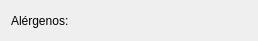
      <widget class="QWidget" name="horizontalLayoutWidget_3">
       <property name="geometry">
        <rect>
         <x>290</x>
         <y>150</y>
         <width>232</width>
         <height>31</height>
        </rect>
       </property>
       <layout class="QHBoxLayout" name="horizontalLayout_3">
        <item>
         <widget class="QLabel" name="label_110">
          <property name="text">
           <string>Alérgenos: </string>
          </property>
         </widget>
        </item>
        <item>
         <widget class="QLabel" name="label_Aler_cereales">
          <property name="minimumSize">
           <size>
            <width>19</width>
            <height>19</height>
           </size>
          </property>
          <property name="maximumSize">
           <size>
            <width>19</width>
            <height>19</height>
           </size>
          </property>
          <property name="text">
           <string/>
          </property>
         </widget>
        </item>
        <item>
         <widget class="QLabel" name="label_Aler_frutos_secos">
          <property name="minimumSize">
           <size>
            <width>19</width>
            <height>19</height>
           </size>
          </property>
          <property name="maximumSize">
           <size>
            <width>19</width>
            <height>19</height>
           </size>
          </property>
          <property name="text">
           <string/>
          </property>
         </widget>
        </item>
        <item>
         <widget class="QLabel" name="label_Aler_legumbres">
          <property name="minimumSize">
           <size>
            <width>19</width>
            <height>19</height>
           </size>
          </property>
          <property name="maximumSize">
           <size>
            <width>19</width>
            <height>19</height>
           </size>
          </property>
          <property name="text">
           <string/>
          </property>
         </widget>
        </item>
        <item>
         <widget class="QLabel" name="label_Aler_marisco">
          <property name="minimumSize">
           <size>
            <width>19</width>
            <height>19</height>
           </size>
          </property>
          <property name="maximumSize">
           <size>
            <width>19</width>
            <height>19</height>
           </size>
          </property>
          <property name="text">
           <string/>
          </property>
         </widget>
        </item>
        <item>
         <widget class="QLabel" name="label_Aler_pescado">
          <property name="minimumSize">
           <size>
            <width>19</width>
            <height>19</height>
           </size>
          </property>
          <property name="maximumSize">
           <size>
            <width>19</width>
            <height>19</height>
           </size>
          </property>
          <property name="text">
           <string/>
          </property>
         </widget>
        </item>
        <item>
         <widget class="QLabel" name="label_Aler_huevo">
          <property name="minimumSize">
           <size>
            <width>19</width>
            <height>19</height>
           </size>
          </property>
          <property name="maximumSize">
           <size>
            <width>19</width>
            <height>19</height>
           </size>
          </property>
          <property name="text">
           <string/>
          </property>
         </widget>
        </item>
        <item>
         <widget class="QLabel" name="label_Aler_leche">
          <property name="minimumSize">
           <size>
            <width>19</width>
            <height>19</height>
           </size>
          </property>
          <property name="maximumSize">
           <size>
            <width>19</width>
            <height>19</height>
           </size>
          </property>
          <property name="text">
           <string/>
          </property>
         </widget>
        </item>
       </layout>
      </widget>
